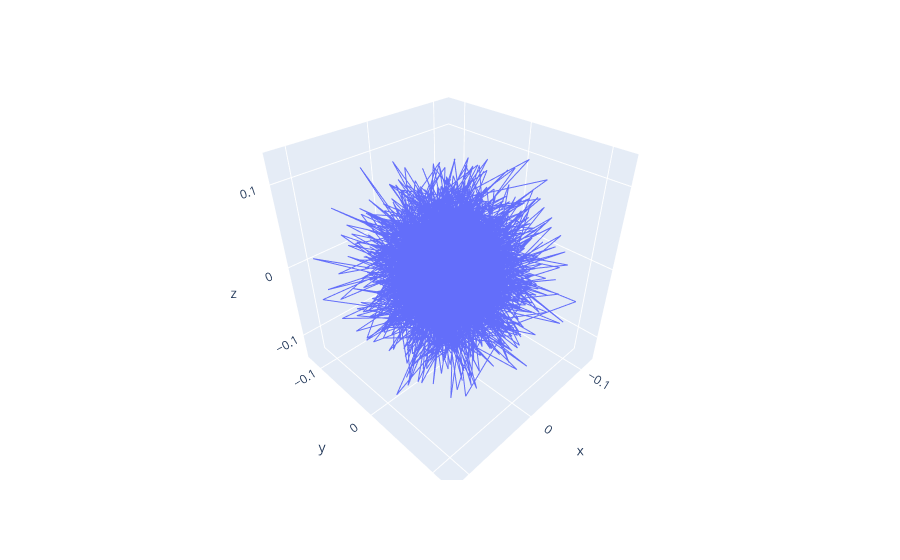

Write notebook code for a chart like this one.
### Code cell
dataset = SequentDataset(df_diff[0:2500], n_dots=N_DOTS, n_dot_parameters=N_DOT_PARAMETERS)
test = SequentDataset(df_diff[2500:3000], n_dots=N_DOTS, n_dot_parameters=N_DOT_PARAMETERS)
dataset.plotData()

### Figure 1 — Plotly figure (JSON) as saved in the notebook; plotly's stock layout.template omitted (floating-point values rounded to 4 significant figures; data arrays with more than 128 entries replaced by an {"elided": "..."} marker saying what was removed)
{"data": [{"hovertemplate": "x=%{x}<br>y=%{y}<br>z=%{z}<extra></extra>", "legendgroup": "", "line": {"color": "#636efa", "dash": "solid"}, "marker": {"symbol": "circle"}, "mode": "lines", "name": "", "scene": "scene", "showlegend": false, "type": "scatter3d", "x": {"elided": "2399 float values"}, "y": {"elided": "2399 float values"}, "z": {"elided": "2399 float values"}}], "layout": {"legend": {"tracegroupgap": 0}, "margin": {"t": 60}, "scene": {"domain": {"x": [0, 1], "y": [0, 1]}, "xaxis": {"title": {"text": "x"}}, "yaxis": {"title": {"text": "y"}}, "zaxis": {"title": {"text": "z"}}}}}
